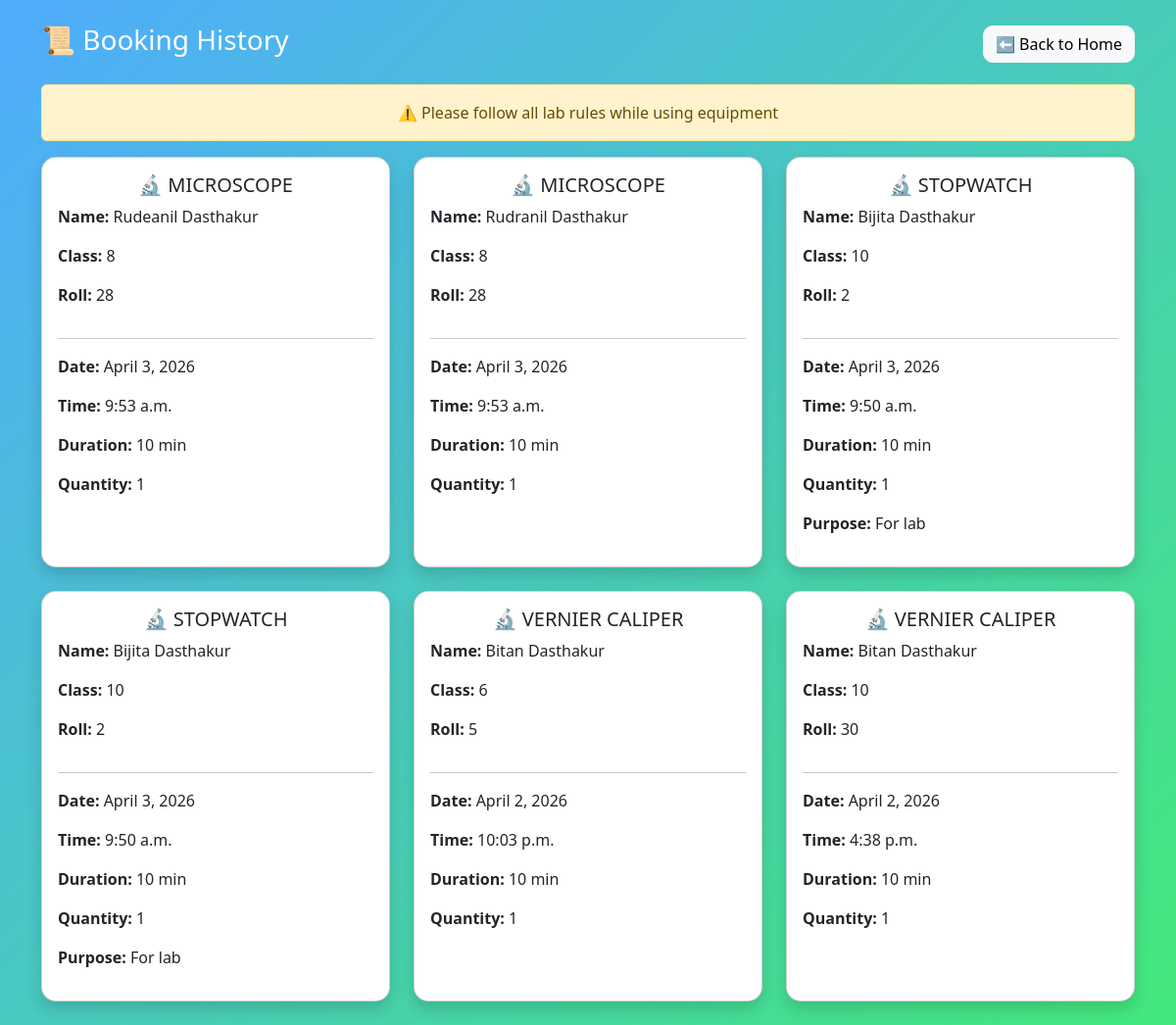
Before: /history/ with the older database file.
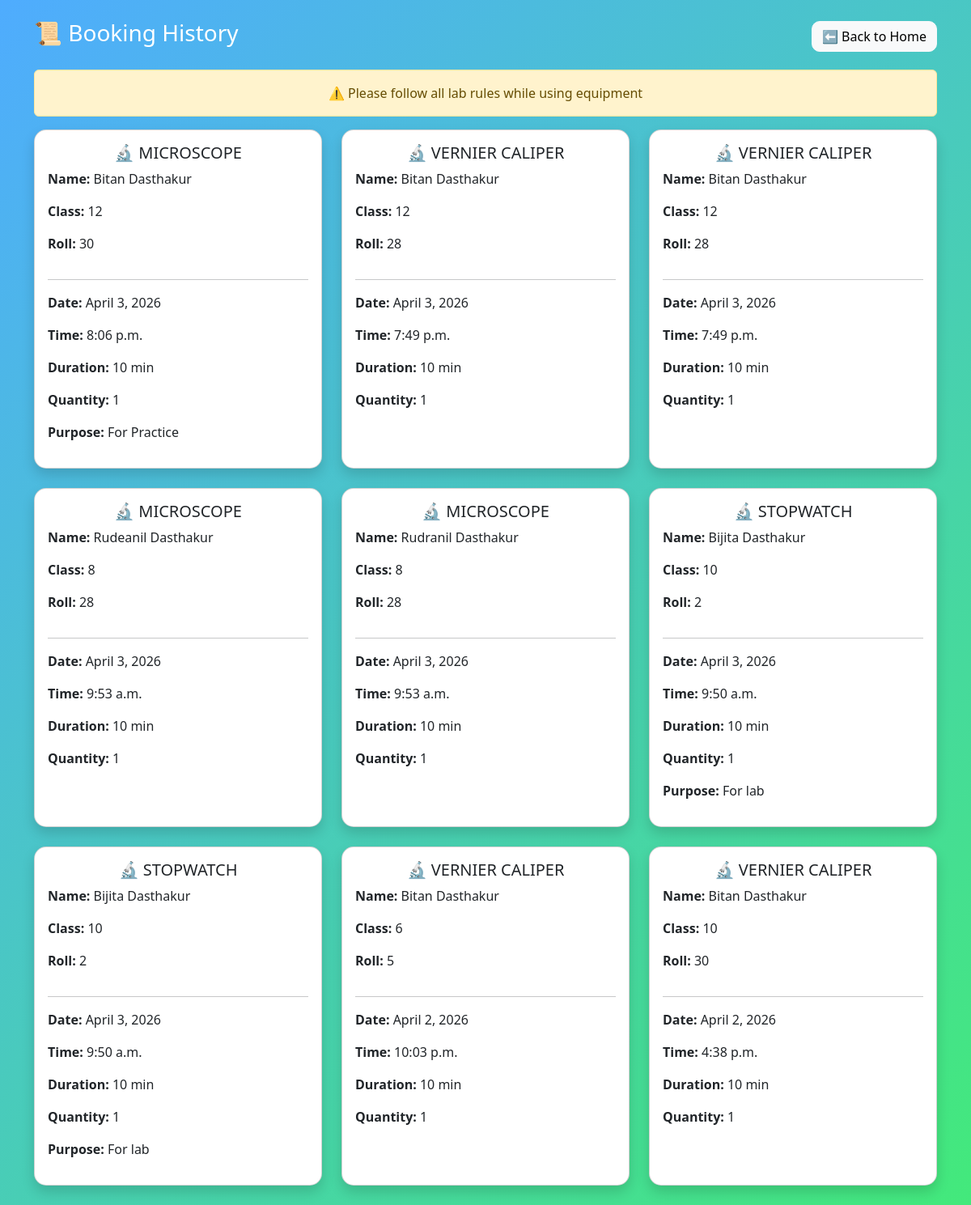
After: the same page with the newer database file.
### booking/models.py (models this page shows, shortened)
class Booking(models.Model):
    equipment = models.ForeignKey(Equipment, on_delete=models.CASCADE)
    name = models.CharField(max_length=100)
    student_class = models.CharField(max_length=50)
    roll = models.CharField(max_length=20)
    pin = models.CharField(max_length=10)
    quantity = models.IntegerField(default=1)
    booking_date = models.DateField()
    booking_time = models.TimeField()
    duration = models.IntegerField(default=60)
    purpose = models.TextField(blank=True, null=True)
    booked_at = models.DateTimeField(default=timezone.now)
    @property
    def duration_display(self):
        hours = self.duration // 60
        minutes = self.duration % 60
        if hours and minutes:
            return f"{hours} hour {minutes} min"
        elif hours:
            return f"{hours} hour"
        else:
            return f"{minutes} min"
    class Meta:
        ordering = ['-booking_date', '-booking_time']

class Equipment(models.Model):
    CATEGORY_CHOICES = [
        ('physics', 'Physics'),
        ('chemistry', 'Chemistry'),
        ('biology', 'Biology'),
        ('computer', 'Computer'),
        ('geography', 'Geography'),
    ]
    name = models.CharField(max_length=100)
    quantity = models.IntegerField()
    available = models.IntegerField(blank=True, null=True)
    category = models.CharField(
        max_length=20,
        choices=CATEGORY_CHOICES,
        default='physics'
    )

### booking/views.py (the view)
# urls.py: path('history/', views.booking_history, name='history'),
def booking_history(request):
    bookings = Booking.objects.all().order_by('-booking_date', '-booking_time')
    return render(request, 'history.html', {'bookings': bookings})

### booking/templates/history.html (shortened to what this page needs)
<!DOCTYPE html>
<html>
<head>
    <link href="https://cdn.jsdelivr.net/npm/bootstrap@5.3.0/dist/css/bootstrap.min.css" rel="stylesheet">
</head>
<body>
<div class="container mt-4">
    <div class="header">
        <h3 class="text-white">📜 Booking History</h3>
        <a href="{% url 'home' %}" class="btn btn-light back-btn">
            ⬅ Back to Home
        </a>
    </div>
    <div class="alert alert-warning text-center">
        ⚠️ Please follow all lab rules while using equipment
    </div>
    <div class="row">
        {% for b in bookings %}
        <div class="col-md-4 mb-4">
            <div class="card shadow p-3 h-100">
                <h5 class="text-center">🔬 {{ b.equipment.name }}</h5>
                <p><b>Name:</b> {{ b.name }}</p>
                <p><b>Class:</b> {{ b.student_class }}</p>
                <p><b>Roll:</b> {{ b.roll }}</p>
                <hr>
                <p><b>Date:</b> {{ b.booking_date }}</p>
                <p><b>Time:</b> {{ b.booking_time }}</p>
                <p><b>Duration:</b> {{ b.duration_display }}</p>
                <p><b>Quantity:</b> {{ b.quantity }}</p>
                {% if b.purpose %}
                    <p><b>Purpose:</b> {{ b.purpose }}</p>
                {% endif %}
            </div>
        </div>
        {% empty %}
            <p class="empty">No bookings yet</p>
        {% endfor %}
    </div>
</div>
</body>
</html>

Changed rows visible on the page:
added Booking: equipment.name "MICROSCOPE", name "Bitan Dasthakur", student_class "12", roll "30", booking_date "April 3, 2026", booking_time "8:06 p.m.", duration_display "10 min", quantity "1", purpose "For Practice"
added Booking: equipment.name "VERNIER CALIPER", name "Bitan Dasthakur", student_class "12", roll "28", booking_date "April 3, 2026", booking_time "7:49 p.m.", duration_display "10 min", quantity "1"
added Booking: equipment.name "VERNIER CALIPER", name "Bitan Dasthakur", student_class "12", roll "28", booking_date "April 3, 2026", booking_time "7:49 p.m.", duration_display "10 min", quantity "1"
